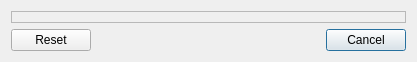
<?xml version="1.0" encoding="UTF-8"?>
<ui version="4.0">
 <class>Dialog</class>
 <widget class="QDialog" name="Dialog">
  <property name="geometry">
   <rect>
    <x>0</x>
    <y>0</y>
    <width>523</width>
    <height>351</height>
   </rect>
  </property>
  <property name="windowTitle">
   <string>Anfangszeit wählen</string>
  </property>
  <layout class="QVBoxLayout" name="verticalLayout">
   <property name="sizeConstraint">
    <enum>QLayout::SetFixedSize</enum>
   </property>
   <item>
    <widget class="QFrame" name="frame">
     <property name="frameShape">
      <enum>QFrame::StyledPanel</enum>
     </property>
     <property name="frameShadow">
      <enum>QFrame::Raised</enum>
     </property>
     <layout class="QVBoxLayout" name="verticalLayout_2">
      <property name="leftMargin">
       <number>5</number>
      </property>
      <property name="topMargin">
       <number>5</number>
      </property>
      <property name="rightMargin">
       <number>5</number>
      </property>
      <property name="bottomMargin">
       <number>5</number>
      </property>
      <item>
       <layout class="QGridLayout" name="grid"/>
      </item>
     </layout>
    </widget>
   </item>
   <item>
    <widget class="QDialogButtonBox" name="buttonBox">
     <property name="minimumSize">
      <size>
       <width>395</width>
       <height>0</height>
      </size>
     </property>
     <property name="orientation">
      <enum>Qt::Horizontal</enum>
     </property>
     <property name="standardButtons">
      <set>QDialogButtonBox::Cancel|QDialogButtonBox::Reset</set>
     </property>
    </widget>
   </item>
  </layout>
 </widget>
 <resources/>
 <connections>
  <connection>
   <sender>buttonBox</sender>
   <signal>accepted()</signal>
   <receiver>Dialog</receiver>
   <slot>accept()</slot>
   <hints>
    <hint type="sourcelabel">
     <x>248</x>
     <y>254</y>
    </hint>
    <hint type="destinationlabel">
     <x>157</x>
     <y>274</y>
    </hint>
   </hints>
  </connection>
  <connection>
   <sender>buttonBox</sender>
   <signal>rejected()</signal>
   <receiver>Dialog</receiver>
   <slot>reject()</slot>
   <hints>
    <hint type="sourcelabel">
     <x>316</x>
     <y>260</y>
    </hint>
    <hint type="destinationlabel">
     <x>286</x>
     <y>274</y>
    </hint>
   </hints>
  </connection>
 </connections>
</ui>
